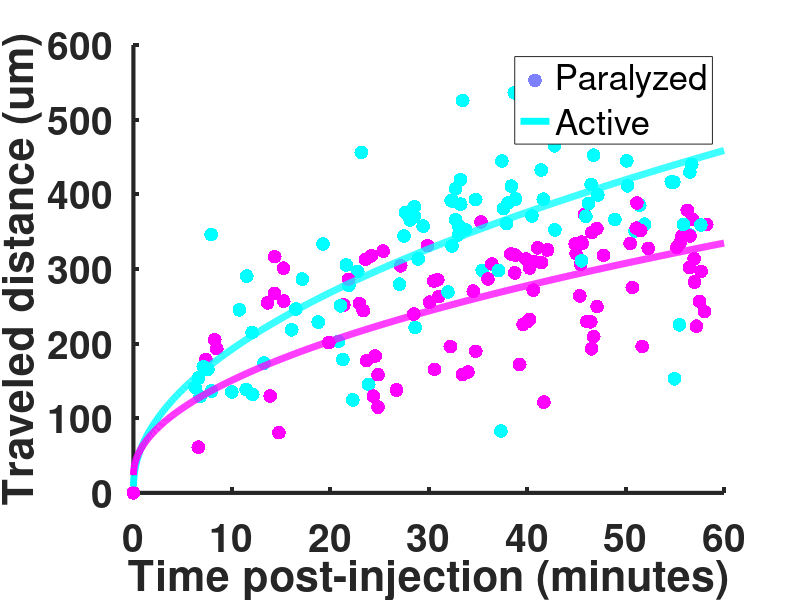

Reproduce this figure in MATLAB.
load('Transport.mat')
TimeForFit=linspace(0,60,1000);

Color=[[0 1 1];[1 0 1]];
scatter(Time3,Trs2(1,:),100,Color(Trs2(2,:),:),'filled')
hold on
Idx_Np=Trs2(2,:)==1;

p1=polyfit([0 sqrt(Time3(Idx_Np))],[0 Trs2(1,Idx_Np)],1);
plot(TimeForFit,p1(2)+p1(1)*sqrt(TimeForFit),'c','linewidth',5)

Idx_P=Trs2(2,:)==2;

p1=polyfit([0 sqrt(Time3(Idx_P))],[0 Trs2(1,Idx_P)],1);
plot(TimeForFit,p1(2)+p1(1)*sqrt(TimeForFit),'m','linewidth',5)

legend({'Paralyzed','Active'});

axis([0 60 0 600])
set(gca,'FontSize',28)
set(gca,'FontWeight','bold')
set(gca,'linewidth',3)
xlabel('Time post-injection (minutes)')
ylabel('Traveled distance (um)')
set(gcf,'Units','Normalized','Position', [0.05, 0.05, 0.9, 0.85])